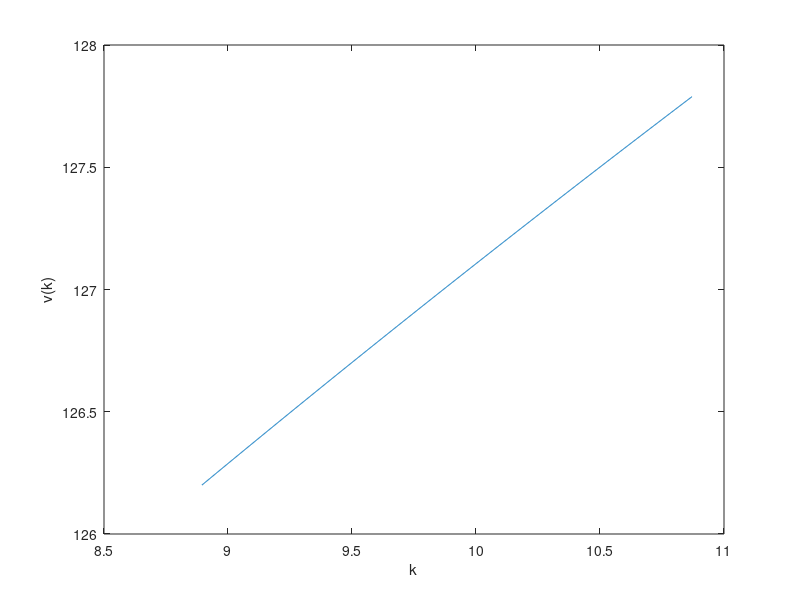
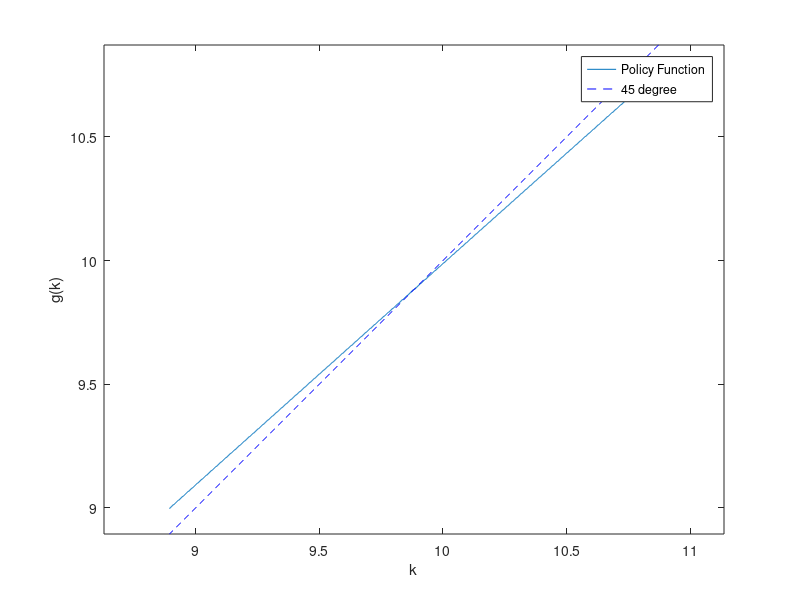
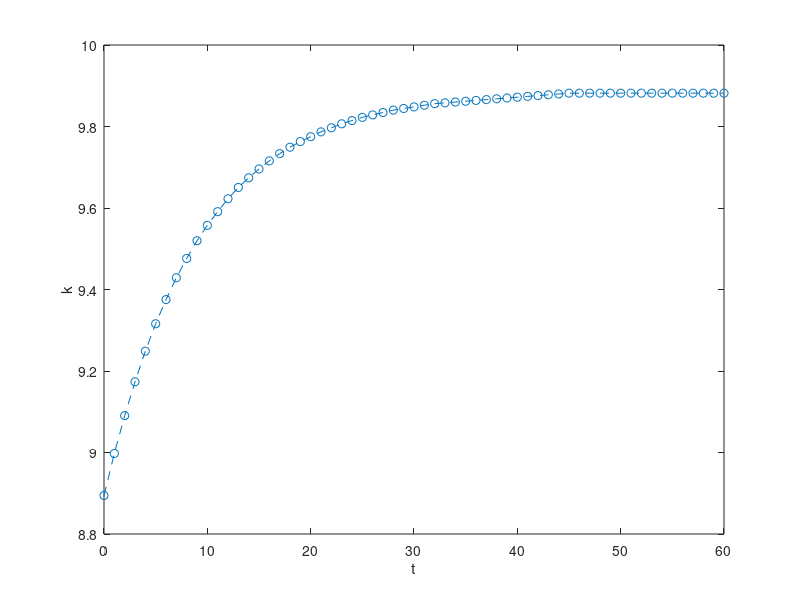
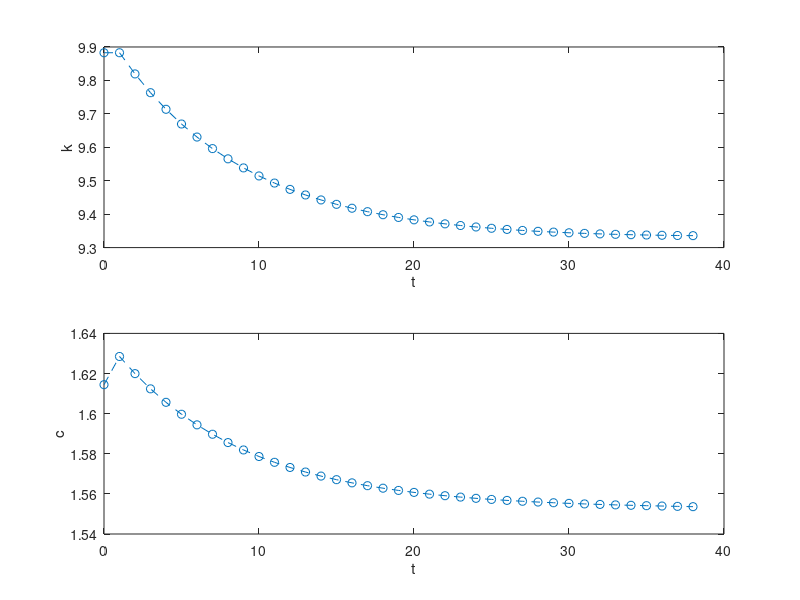

Source code (MATLAB) for these figures, in order: (Note: this script raises an error after producing the figures.)
%% Value Function Iteration + Shooting Algorithm
% Course: ECON 6140
% Version: 1.0
% Author: Julien Neves
clear, clc;

%% Question 4
n = 1000;	% Size of grid

alpha = 0.33;   % labor share
delta = 0.05;   % depreciation of capital
sigma = 0.5;    % CRRA
beta = 0.98;     % discount factor
tau_x = 0.01;   % technology
tau_c = 0.01;   % technology

crit = 1;	% Initialize convergence criterion
tol = .001;	% Convergence tolerance

T = 60;

% Grid
kstar = ((alpha*beta)/((1-beta*(1-delta))*(1+tau_x)))^(1/(1-alpha)); % Steady state
cstar = (kstar^alpha-delta*kstar*(1+tau_x))/(1+tau_c);

ub_k = 0.9*kstar;	% Upper bound
lb_k = 1.1*kstar;	% Lower bound
kgrid = linspace(lb_k,ub_k,n)';	% Create grid

k0 = 0.9*kstar;

% Empty
val_temp = zeros(n,1);  % Initialize temporary value function vector
val_fun = zeros(n,1);	% Initialize value function vector
pol_fun = zeros(n,1);	% Initialize policy function vector

ite = 0;    % Initialize iteration counter

% Value function iteration
while crit>tol ;
    % Iterate on k
    for i=1:n   
        c = (kgrid(i)^alpha + (1+tau_x)*((1-delta)*kgrid(i) - kgrid))/(1+tau_c); % Compute consumption for kt
        utility_c = c.^(1-sigma)/(1-sigma); % Compute utility for every ct
        utility_c(c<=0) = -Inf;	% Set utility to -Inf for c<=0
        [val_fun(i),pol_fun(i)] = max(utility_c + beta*val_temp);   % Solve bellman equation
    end
    crit = max(abs(val_fun-val_temp));  % Compute convergence criterion
    val_temp = val_fun;	% Update value function
    ite = ite + 1 % update iteration
end

% Value function
figure(1)
plot(kgrid,val_fun) 
xlabel('k')
ylabel('v(k)')
print -depsc fig1.eps

% Policy function
figure(2)
plot(kgrid,kgrid(pol_fun))
axis equal
hold on
plot(kgrid,kgrid, '--b')
xlabel('k')
ylabel('g(k)')
legend('Policy Function','45 degree', 'Location', 'best')
print -depsc fig2.eps


%% Question 5
kpath=zeros(1,T);
[~,kpath(1)]=min(abs(kgrid-k0));

for i = 1:T
    kpath(i+1) = pol_fun(kpath(i));
end
kpath = kgrid(kpath);

% Capital path
figure(3)
plot(0:length(kpath)-1,kpath, '--o');
xlabel('t') % x-axis label
ylabel('k') % y-axis label
print -depsc fig3.eps

%% Question 6
kstar_old = kstar;
cstar_old = cstar;

N = 100000; % grid size
T = 100;    % time periods
tol = .01;	% Convergence tolerance

tau_c = repmat(.03,1,T);   % technology
tau_x = repmat(.05,1,T);   % technology

kstar = ((alpha*beta)/((1-beta*(1-delta))*(1+tau_x(T))))^(1/(1-alpha)); % Steady state
cstar = (kstar^alpha-delta*kstar*(1+tau_x(T)))/(1+tau_c(T));   % c steady state 

k0 = kstar_old; % starting k value

k = zeros(1,T+1);   % initial k path vector
c = zeros(1,T+1);   % initial c path vector

lb_k = 0.9*kstar;   % lower bound of k axis
ub_k = 1.1*kstar;   % upper bound of k axis

lb_c = 0.9*cstar;   % lower bound of c axis
ub_c = 1.1*cstar;   % lower bound of c axis

kgrid = linspace(lb_k,ub_k,n)';   % k axis
cgrid = linspace(lb_c,ub_c,n)';   % c axis

crit = 1;   % initialize tolerance criteria
ite = 1;    % initialize iteration

while (crit>tol && ite<=N)
    k(1) = k0;  % set starting k0
    c(1) = cgrid(ite); % pick c0
    for t = 1:T-1
        k(t+1) = k(t)^alpha/(1+tau_x(t))+(1-delta)*k(t)-c(t)*(1+tau_c(t))/(1+tau_x(t)); % compute k(t+1)
        A = (1+tau_c(t))*(1+tau_x(t+1))/((1+tau_x(t))*(1+tau_c(t+1))); % tax scaling factor
        c(t+1) = c(t)*(A*(alpha*beta*k(t)^(alpha-1)/(1+tau_x(t+1))+beta*(1-delta)))^(1/sigma); %compute c(t+1)
        crit = max(abs(kstar-k(t+1)),abs(cstar-c(t+1)));    % deviation from steady state
        if crit<=tol
            % if close to steady state stop algorithm
            k = k(1:t+1); % cut path after convergences
            c = c(1:t+1); % cut path after convergences
            break
        else
            continue
        end
    end
    ite = ite + 1 % update iteration
end

k = [kstar_old, k]; % add k0
c = [cstar_old, c]; % add c0

% plot time path of k and c
figure(4)
subplot(2,1,1)
plot(0:length(k)-1,k, '--o');
xlabel('t') % x-axis label
ylabel('k') % y-axis label
subplot(2,1,2)
plot(0:length(c)-1,c, '--o');
xlabel('t') % x-axis label
ylabel('c') % y-axis label
print -depsc fig4.eps

%% Question 7
T= 500
tau_c = [repmat(.03,1,50),repmat(.01,1,T-10)];   % technology
tau_x = [repmat(.05,1,50),repmat(.01,1,T-10)];   % technology

kstar = ((alpha*beta)/((1-beta*(1-delta))*(1+tau_x(T))))^(1/(1-alpha)); % Steady state
cstar = (kstar^alpha-delta*kstar*(1+tau_x(T)))/(1+tau_c(T));   % c steady state 

k0 = kstar_old; % starting k value

k = zeros(1,T+1);   % initial k path vector
c = zeros(1,T+1);   % initial c path vector

lb_k = 0.9*kstar;   % lower bound of k axis
ub_k = 1.1*kstar;   % upper bound of k axis

lb_c = 0.9*cstar;   % lower bound of c axis
ub_c = 1.1*cstar;   % lower bound of c axis

kgrid = linspace(lb_k,ub_k,n)';   % k axis
cgrid = linspace(lb_c,ub_c,n)';   % c axis

crit = 1;   % initialize tolerance criteria
ite = 1;    % initialize iteration

while (crit>tol && ite<=N)
    k(1) = k0;  % set starting k0
    c(1) = cgrid(ite); % pick c0
    for t = 1:T-1
        k(t+1) = k(t)^alpha/(1+tau_x(t))+(1-delta)*k(t)-c(t)*(1+tau_c(t))/(1+tau_x(t)); % compute k(t+1)
        %A = (1+tau_c(t))*(1+tau_x(t+1))/((1+tau_x(t))*(1+tau_c(t+1))); % tax scaling factor
       A = 1;
        c(t+1) = c(t)*(A*(alpha*beta*k(t)^(alpha-1)/(1+tau_x(t+1))+beta*(1-delta)))^(1/sigma); %compute c(t+1)
        crit = max(abs(kstar-k(t+1)),abs(cstar-c(t+1)));    % deviation from steady state
        if crit<=tol
            % if close to steady state stop algorithm
            k = k(1:t+1); % cut path after convergences
            c = c(1:t+1); % cut path after convergences
            break
        else
            continue
        end
    end
    ite = ite + 1 % update iteration
end

k = [kstar_old, k]; % add k0
c = [cstar_old, c]; % add c0

% plot time path of k and c
figure(5)
subplot(2,1,1)
plot(0:length(k)-1,k, '--o');
xlabel('t') % x-axis label
ylabel('k') % y-axis label
subplot(2,1,2)
plot(0:length(c)-1,c, '--o');
xlabel('t') % x-axis label
ylabel('c') % y-axis label
print -depsc fig5.eps
